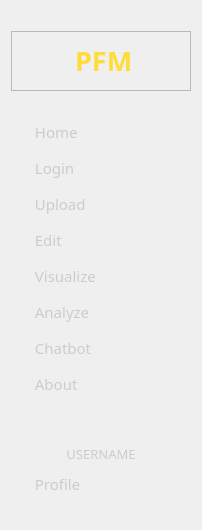
     <widget class="QWidget" name="sideMenu" native="true">
      <property name="minimumSize">
       <size>
        <width>200</width>
        <height>0</height>
       </size>
      </property>
      <property name="styleSheet">
       <string notr="true">#sideMenu{
background-color:#1A1A1A;
}
QPushButton{
	padding-left:20px;
	font-family: Poppins;
	color: #CCCCCC;
}
#appName{
font-family: Poppins;
padding-left:5px;
}
QPushButton:hover {
	background-color: rgb(93, 96, 107);
	border-radius:6px;
}</string>
      </property>
      <layout class="QVBoxLayout" name="verticalLayout">
       <item>
        <spacer name="verticalSpacer_13">
         <property name="orientation">
          <enum>Qt::Vertical</enum>
         </property>
         <property name="sizeType">
          <enum>QSizePolicy::Fixed</enum>
         </property>
         <property name="sizeHint" stdset="0">
          <size>
           <width>20</width>
           <height>20</height>
          </size>
         </property>
        </spacer>
       </item>
       <item>
        <widget class="QFrame" name="frame_29">
         <property name="frameShape">
          <enum>QFrame::StyledPanel</enum>
         </property>
         <property name="frameShadow">
          <enum>QFrame::Raised</enum>
         </property>
         <layout class="QHBoxLayout" name="horizontalLayout_25">
          <item>
           <widget class="QLabel" name="logo">
            <property name="minimumSize">
             <size>
              <width>40</width>
              <height>40</height>
             </size>
            </property>
            <property name="maximumSize">
             <size>
              <width>40</width>
              <height>40</height>
             </size>
            </property>
            <property name="text">
             <string/>
            </property>
            <property name="pixmap">
             <pixmap>../Assets/App Icon/PFM_logoonly.png</pixmap>
            </property>
            <property name="scaledContents">
             <bool>true</bool>
            </property>
           </widget>
          </item>
          <item>
           <widget class="QLabel" name="appName">
            <property name="sizePolicy">
             <sizepolicy hsizetype="Minimum" vsizetype="Preferred">
              <horstretch>0</horstretch>
              <verstretch>0</verstretch>
             </sizepolicy>
            </property>
            <property name="font">
             <font>
              <family>Poppins</family>
              <weight>75</weight>
              <bold>true</bold>
             </font>
            </property>
            <property name="text">
             <string>&lt;html&gt;&lt;head/&gt;&lt;body&gt;&lt;p&gt;&lt;span style=&quot; font-size:20pt; color:#fedd3b;&quot;&gt;PFM&lt;/span&gt;&lt;/p&gt;&lt;/body&gt;&lt;/html&gt;</string>
            </property>
           </widget>
          </item>
         </layout>
        </widget>
       </item>
       <item>
        <spacer name="verticalSpacer_14">
         <property name="orientation">
          <enum>Qt::Vertical</enum>
         </property>
         <property name="sizeType">
          <enum>QSizePolicy::Fixed</enum>
         </property>
         <property name="sizeHint" stdset="0">
          <size>
           <width>20</width>
           <height>20</height>
          </size>
         </property>
        </spacer>
       </item>
       <item>
        <widget class="QPushButton" name="homeButton">
         <property name="minimumSize">
          <size>
           <width>180</width>
           <height>30</height>
          </size>
         </property>
         <property name="font">
          <font>
           <family>Poppins</family>
           <pointsize>11</pointsize>
          </font>
         </property>
         <property name="cursor">
          <cursorShape>PointingHandCursor</cursorShape>
         </property>
         <property name="layoutDirection">
          <enum>Qt::LeftToRight</enum>
         </property>
         <property name="styleSheet">
          <string notr="true">border: none;
text-align: left;</string>
         </property>
         <property name="text">
          <string> Home</string>
         </property>
         <property name="icon">
          <iconset>
           <normaloff>../Assets/light-grey Icon/home.png</normaloff>../Assets/light-grey Icon/home.png</iconset>
         </property>
        </widget>
       </item>
       <item>
        <widget class="QPushButton" name="loginButton">
         <property name="minimumSize">
          <size>
           <width>180</width>
           <height>30</height>
          </size>
         </property>
         <property name="font">
          <font>
           <family>Poppins</family>
           <pointsize>11</pointsize>
          </font>
         </property>
         <property name="cursor">
          <cursorShape>PointingHandCursor</cursorShape>
         </property>
         <property name="styleSheet">
          <string notr="true">border: none;
text-align: left;</string>
         </property>
         <property name="text">
          <string> Login</string>
         </property>
         <property name="icon">
          <iconset>
           <normaloff>../Assets/light-grey Icon/login.png</normaloff>../Assets/light-grey Icon/login.png</iconset>
         </property>
        </widget>
       </item>
       <item>
        <widget class="QPushButton" name="inputdataButton">
         <property name="minimumSize">
          <size>
           <width>180</width>
           <height>30</height>
          </size>
         </property>
         <property name="font">
          <font>
           <family>Poppins</family>
           <pointsize>11</pointsize>
          </font>
         </property>
         <property name="cursor">
          <cursorShape>PointingHandCursor</cursorShape>
         </property>
         <property name="styleSheet">
          <string notr="true">border: none;
text-align: left;</string>
         </property>
         <property name="text">
          <string> Upload             </string>
         </property>
         <property name="icon">
          <iconset>
           <normaloff>../Assets/light-grey Icon/upload.png</normaloff>../Assets/light-grey Icon/upload.png</iconset>
         </property>
        </widget>
       </item>
       <item>
        <widget class="QPushButton" name="editButton">
         <property name="minimumSize">
          <size>
           <width>180</width>
           <height>30</height>
          </size>
         </property>
         <property name="font">
          <font>
           <family>Poppins</family>
           <pointsize>11</pointsize>
          </font>
         </property>
         <property name="cursor">
          <cursorShape>PointingHandCursor</cursorShape>
         </property>
         <property name="styleSheet">
          <string notr="true">border: none;
text-align: left;</string>
         </property>
         <property name="text">
          <string> Edit</string>
         </property>
         <property name="icon">
          <iconset>
           <normaloff>../Assets/light-grey Icon/edit.png</normaloff>../Assets/light-grey Icon/edit.png</iconset>
         </property>
        </widget>
       </item>
       <item>
        <widget class="QPushButton" name="visualizeButton">
         <property name="minimumSize">
          <size>
           <width>180</width>
           <height>30</height>
          </size>
         </property>
         <property name="font">
          <font>
           <family>Poppins</family>
           <pointsize>11</pointsize>
          </font>
         </property>
         <property name="cursor">
          <cursorShape>PointingHandCursor</cursorShape>
         </property>
         <property name="styleSheet">
          <string notr="true">border: none;
text-align: left;</string>
         </property>
         <property name="text">
          <string> Visualize</string>
         </property>
         <property name="icon">
          <iconset>
           <normaloff>../Assets/light-grey Icon/visualize.png</normaloff>../Assets/light-grey Icon/visualize.png</iconset>
         </property>
        </widget>
       </item>
       <item>
        <widget class="QPushButton" name="analyzeButton">
         <property name="minimumSize">
          <size>
           <width>180</width>
           <height>30</height>
          </size>
         </property>
         <property name="font">
          <font>
           <family>Poppins</family>
           <pointsize>11</pointsize>
          </font>
         </property>
         <property name="cursor">
          <cursorShape>PointingHandCursor</cursorShape>
         </property>
         <property name="styleSheet">
          <string notr="true">border: none;
text-align: left;</string>
         </property>
         <property name="text">
          <string> Analyze           </string>
         </property>
         <property name="icon">
          <iconset>
           <normaloff>../Assets/light-grey Icon/analyze.png</normaloff>../Assets/light-grey Icon/analyze.png</iconset>
         </property>
        </widget>
       </item>
       <item>
        <widget class="QPushButton" name="chatbotButton">
         <property name="minimumSize">
          <size>
           <width>180</width>
           <height>30</height>
          </size>
         </property>
         <property name="font">
          <font>
           <family>Poppins</family>
           <pointsize>11</pointsize>
          </font>
         </property>
         <property name="cursor">
          <cursorShape>PointingHandCursor</cursorShape>
         </property>
         <property name="styleSheet">
          <string notr="true">border: none;
text-align: left;</string>
         </property>
         <property name="text">
          <string> Chatbot          </string>
         </property>
         <property name="icon">
          <iconset>
           <normaloff>../Assets/light-grey Icon/chat.png</normaloff>../Assets/light-grey Icon/chat.png</iconset>
         </property>
        </widget>
       </item>
       <item>
        <widget class="QPushButton" name="aboutButton">
         <property name="minimumSize">
          <size>
           <width>180</width>
           <height>30</height>
          </size>
         </property>
         <property name="font">
          <font>
           <family>Poppins</family>
           <pointsize>11</pointsize>
          </font>
         </property>
         <property name="cursor">
          <cursorShape>PointingHandCursor</cursorShape>
         </property>
         <property name="styleSheet">
          <string notr="true">border: none;
text-align: left;</string>
         </property>
         <property name="text">
          <string> About              </string>
         </property>
         <property name="icon">
          <iconset>
           <normaloff>../Assets/light-grey Icon/about.png</normaloff>../Assets/light-grey Icon/about.png</iconset>
         </property>
        </widget>
       </item>
       <item>
        <spacer name="verticalSpacer_5">
         <property name="orientation">
          <enum>Qt::Vertical</enum>
         </property>
         <property name="sizeHint" stdset="0">
          <size>
           <width>20</width>
           <height>40</height>
          </size>
         </property>
        </spacer>
       </item>
       <item>
        <widget class="QLabel" name="usernameHandle">
         <property name="font">
          <font>
           <family>Poppins</family>
           <pointsize>10</pointsize>
          </font>
         </property>
         <property name="styleSheet">
          <string notr="true">color: #CCCCCC;</string>
         </property>
         <property name="text">
          <string>USERNAME</string>
         </property>
         <property name="alignment">
          <set>Qt::AlignBottom|Qt::AlignHCenter</set>
         </property>
        </widget>
       </item>
       <item>
        <widget class="QPushButton" name="profileButton">
         <property name="sizePolicy">
          <sizepolicy hsizetype="Minimum" vsizetype="Fixed">
           <horstretch>0</horstretch>
           <verstretch>0</verstretch>
          </sizepolicy>
         </property>
         <property name="minimumSize">
          <size>
           <width>180</width>
           <height>30</height>
          </size>
         </property>
         <property name="font">
          <font>
           <family>Poppins</family>
           <pointsize>11</pointsize>
          </font>
         </property>
         <property name="cursor">
          <cursorShape>PointingHandCursor</cursorShape>
         </property>
         <property name="styleSheet">
          <string notr="true">border: none;
text-align: left;</string>
         </property>
         <property name="text">
          <string> Profile</string>
         </property>
         <property name="icon">
          <iconset>
           <normaloff>../Assets/light-grey Icon/profile.png</normaloff>../Assets/light-grey Icon/profile.png</iconset>
         </property>
        </widget>
       </item>
       <item>
        <spacer name="verticalSpacer">
         <property name="orientation">
          <enum>Qt::Vertical</enum>
         </property>
         <property name="sizeType">
          <enum>QSizePolicy::Fixed</enum>
         </property>
         <property name="sizeHint" stdset="0">
          <size>
           <width>20</width>
           <height>20</height>
          </size>
         </property>
        </spacer>
       </item>
      </layout>
     </widget>
